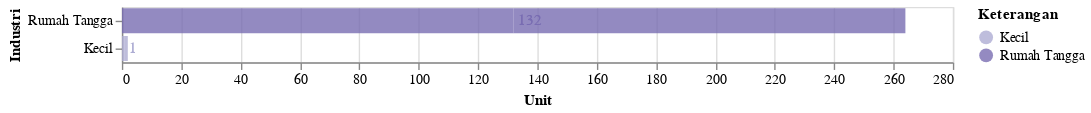

Notebook source saved alongside this figure:
### Code cell
df1_5 = data2('Industri')
df1_5 = df1_5.dropna()
plot1_5 = plot_4(df1_5,'Unit','Industri',600)
plot1_5

### Figure 1 — Vega-Lite specification as saved in the notebook (floating-point values rounded to 4 significant figures)
{"config": {"view": {"continuousWidth": 400, "continuousHeight": 300}}, "layer": [{"mark": {"type": "bar", "opacity": 0.8}, "encoding": {"color": {"condition": {"type": "ordinal", "field": "Keterangan", "scale": {"scheme": "purples"}, "sort": "x", "selection": "selector113"}, "value": "lightgray"}, "x": {"type": "quantitative", "axis": {"tickMinStep": 1}, "field": "N", "title": "Unit"}, "y": {"type": "ordinal", "field": "Keterangan", "sort": "-x", "title": "Industri"}}}, {"mark": {"type": "text", "align": "left", "baseline": "middle", "dx": 3}, "encoding": {"color": {"condition": {"type": "ordinal", "field": "Keterangan", "scale": {"scheme": "purples"}, "sort": "x", "selection": "selector113"}, "value": "lightgray"}, "text": {"type": "quantitative", "field": "N"}, "tooltip": [{"type": "quantitative", "field": "Tahun"}, {"type": "nominal", "field": "Keterangan"}, {"type": "quantitative", "field": "N"}, {"type": "nominal", "field": "Satuan"}], "x": {"type": "quantitative", "axis": {"tickMinStep": 1}, "field": "N", "title": "Unit"}, "y": {"type": "ordinal", "field": "Keterangan", "sort": "-x", "title": "Industri"}}, "selection": {"selector133": {"type": "interval", "bind": "scales", "encodings": ["x", "y"]}, "selector113": {"type": "single", "encodings": ["y", "color"]}}}], "data": {"name": "data-9586809ae6e31d09b3f4e89f5e29e2c5"}, "width": 600, "$schema": "https://vega.github.io/schema/vega-lite/v4.8.1.json", "datasets": {"data-9586809ae6e31d09b3f4e89f5e29e2c5": [{"Tahun": 2017, "Kode": 9, "Data": "Sarana Prasarana", "Kode Kategori": 9.8, "Kategori": "Industri", "Keterangan": "Kecil", "N": 1.0, "Satuan": "Unit"}, {"Tahun": 2017, "Kode": 9, "Data": "Sarana Prasarana", "Kode Kategori": 9.8, "Kategori": "Industri", "Keterangan": "Rumah Tangga", "N": 132.0, "Satuan": "Unit"}, {"Tahun": 2019, "Kode": 9, "Data": "Sarana Prasarana", "Kode Kategori": 9.8, "Kategori": "Industri", "Keterangan": "Kecil", "N": 1.0, "Satuan": "Unit"}, {"Tahun": 2019, "Kode": 9, "Data": "Sarana Prasarana", "Kode Kategori": 9.8, "Kategori": "Industri", "Keterangan": "Rumah Tangga", "N": 132.0, "Satuan": "Unit"}]}}
